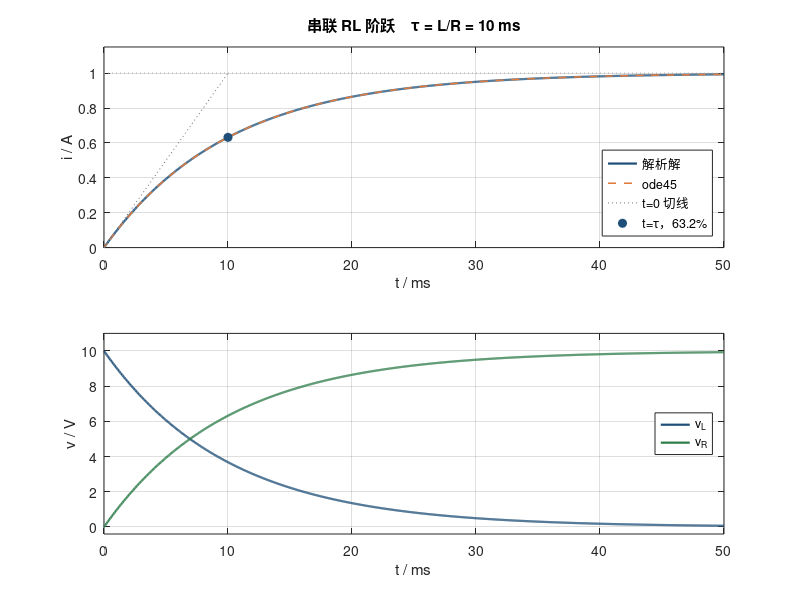

Here is the MATLAB script that generated this plot:
% rl_step.m  串联 RL 直流阶跃响应（教学演示，仅用 MATLAB 基础函数）
%
% 状态方程（t >= 0，i(0) = 0）:
%   L di/dt = Vs - R i
% 解析解:
%   tau = L/R
%   i(t)   = (Vs/R) * (1 - exp(-t/tau))
%   vL(t)  = Vs * exp(-t/tau)
%   vR(t)  = R * i(t)
%
% 默认参数与案例卡一致: Vs = 10 V, R = 10 ohm, L = 0.1 H
% tau = 10 ms，稳态电流 1 A。t = 0 切线在 t = tau 处碰到稳态值。
%
% 运行: 在 MATLAB 中打开本文件并按 Run，或
%   run('cases/rl-step/matlab/rl_step.m')

clear; clc;

Vs = 10;        % V
R  = 10;        % ohm
L  = 0.1;       % H
tau = L / R;    % s
tEnd = 5 * tau; % 5*tau

t = linspace(0, tEnd, 1001).';
iAnalytic = (Vs / R) * (1 - exp(-t / tau));
vL = Vs * exp(-t / tau);
vR = R * iAnalytic;

odefun = @(~, i) (Vs - R * i) / L;
opts = odeset('RelTol', 1e-6, 'AbsTol', 1e-9);
[tOde, iOde] = ode45(odefun, [0, tEnd], 0, opts);
iOdeOnGrid = interp1(tOde, iOde, t, 'pchip');
err = max(abs(iOdeOnGrid - iAnalytic));

iTau = (Vs / R) * (1 - exp(-1));
i3 = (Vs / R) * (1 - exp(-3));
i5 = (Vs / R) * (1 - exp(-5));

fprintf('RL series step response\n');
fprintf('  tau_s            = %.6f\n', tau);
fprintf('  i_inf_A          = %.6f\n', Vs / R);
fprintf('  i_tau_A          = %.6f\n', iTau);
fprintf('  i_3tau_A         = %.6f\n', i3);
fprintf('  i_5tau_A         = %.6f\n', i5);
fprintf('  v_l_0_V          = %.6f\n', Vs);
fprintf('  v_l_tau_V        = %.6f\n', Vs * exp(-1));
fprintf('  slope0_A_per_s   = %.6f\n', Vs / L);
fprintf('  max_abs_err_i_A  = %.3e\n', err);

if err > 1e-4
    error('rl_step:CheckFailed', ...
        'ode45 与解析解偏差 %.3e A，超过 1e-4 A。', err);
end

figure('Name', 'RL step response', 'Color', 'w');
subplot(2, 1, 1);
plot(t * 1e3, iAnalytic, 'Color', [0.12 0.31 0.47], 'LineWidth', 1.6); hold on;
plot(tOde * 1e3, iOde, '--', 'Color', [0.88 0.48 0.24], 'LineWidth', 1.1);
plot([0, tau * 1e3], [0, (Vs / L) * tau], ':', 'Color', [0.42 0.45 0.50]);
plot(tau * 1e3, iTau, 'o', 'MarkerSize', 6, ...
    'MarkerEdgeColor', [0.12 0.31 0.47], 'MarkerFaceColor', [0.12 0.31 0.47]);
plot([0, tEnd * 1e3], [Vs / R, Vs / R], ':', 'Color', [0.65 0.65 0.65], ...
    'HandleVisibility', 'off');
grid on;
xlim([0, tEnd * 1e3]); ylim([0, 1.15]);
xlabel('t / ms'); ylabel('i / A');
title(sprintf('串联 RL 阶跃    \\tau = L/R = %.0f ms', tau * 1e3));
legend('解析解', 'ode45', 't=0 切线', 't=\tau，63.2%', 'Location', 'southeast');

subplot(2, 1, 2);
plot(t * 1e3, vL, 'Color', [0.12 0.31 0.47], 'LineWidth', 1.6); hold on;
plot(t * 1e3, vR, 'Color', [0.18 0.49 0.29], 'LineWidth', 1.6);
grid on;
xlim([0, tEnd * 1e3]); ylim([-0.4, 11]);
xlabel('t / ms'); ylabel('v / V');
legend('v_L', 'v_R', 'Location', 'east');

thisDir = fileparts(mfilename('fullpath'));
if isempty(thisDir)
    thisDir = pwd;
end
outDir = fullfile(thisDir, '..', 'img');
if ~exist(outDir, 'dir')
    mkdir(outDir);
end
outFile = fullfile(outDir, 'rl_step_curves_matlab.png');
% print 属于基础绘图，避免依赖较新的 exportgraphics。
print(gcf, outFile, '-dpng', '-r140');
fprintf('  figure           = %s\n', outFile);
